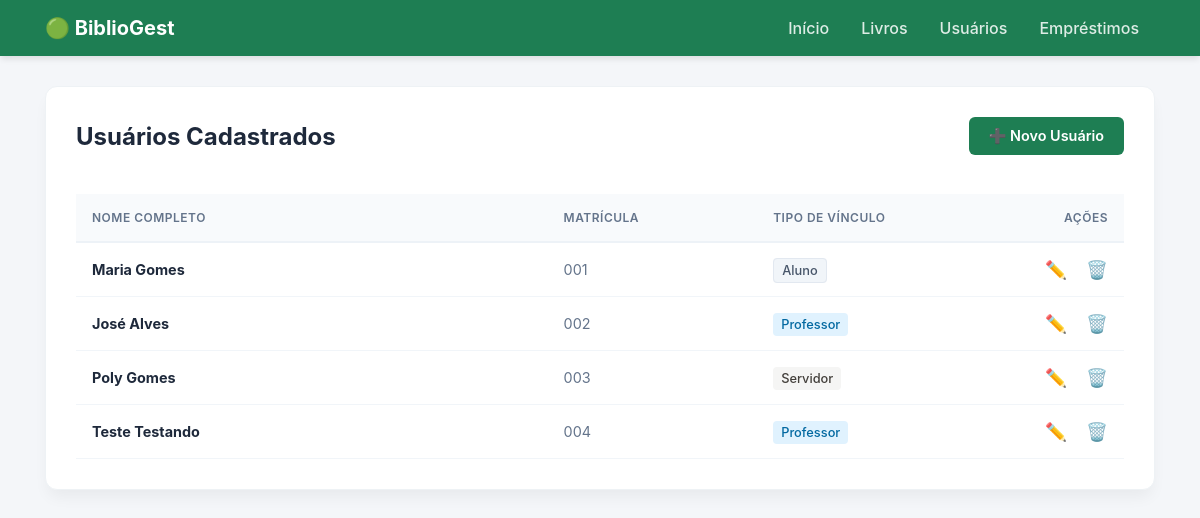
Screenshot of /usuarios/ with the database file from the repository.
### core/models.py (models this page shows, shortened)
class PerfilUsuario(models.Model):
    TIPO_CHOICES = [
        ('ALUNO', 'Aluno'),
        ('PROFESSOR', 'Professor'),
        ('SERVIDOR', 'Servidor'),
    ]
    user = models.OneToOneField(User, on_delete=models.CASCADE, related_name='perfil')
    matricula = models.CharField(max_length=20, unique=True)
    tipo = models.CharField(max_length=15, choices=TIPO_CHOICES, default='ALUNO')

### core/views.py (the view)
# urls.py: path('usuarios/', lista_usuarios, name='lista_usuarios'),
def lista_usuarios(request):
    usuarios_do_banco = PerfilUsuario.objects.all()
    return render(request, 'core/lista_usuarios.html', {'usuarios': usuarios_do_banco})

### core/templates/core/lista_usuarios.html
{% extends 'core/base.html' %}
{% block conteudo %}
<div class="d-flex justify-content-between align-items-center mb-4">
    <h2>Usuários Cadastrados</h2>
    <a href="{% url 'cadastrar_usuario' %}" class="btn-biblioteca">
        ➕ Novo Usuário
    </a>
</div>
<div class="table-responsive">
    <table class="custom-table">
        <thead>
            <tr>
                <th style="width: 45%;">Nome Completo</th>
                <th style="width: 20%;">Matrícula</th>
                <th style="width: 20%;">Tipo de Vínculo</th>
                <th style="width: 15%; text-align: right;">Ações</th>
            </tr>
        </thead>
        <tbody>
            {% for perfil in usuarios %}
            <tr>
                <td class="fw-bold" style="color: #1e293b;">{{ perfil.user.get_full_name }}</td>
                <td style="color: #64748b;">{{ perfil.matricula }}</td>
                <td>
                    {% if perfil.tipo == 'PROFESSOR' %}
                        <span class="badge-professor">Professor</span>
                    {% elif perfil.tipo == 'SERVIDOR' %}
                        <span class="badge-servidor">Servidor</span>
                    {% else %}
                        <span class="badge-aluno">Aluno</span>
                    {% endif %}
                </td>
                <td style="text-align: right;">
                    <a href="{% url 'editar_usuario' perfil.id %}" class="action-link action-link-edit" title="Editar Usuário">✏️</a>
                    <a href="{% url 'excluir_usuario' perfil.id %}" class="action-link action-link-delete" title="Excluir Usuário" onclick="return confirm('Tem certeza que deseja excluir este usuário?');">🗑️</a>
                </td>
            </tr>
            {% empty %}
            <tr>
                <td colspan="4" style="text-align: center; color: #94a3b8; padding: 40px 0;">Nenhum usuário cadastrado ainda.</td>
            </tr>
            {% endfor %}
        </tbody>
    </table>
</div>
{% endblock %}

### core/templates/core/base.html (style rules this page uses)
* { box-sizing: border-box; font-family: 'Inter', sans-serif; }
body { background-color: #f4f6f9; margin: 0; padding: 0; color: #334155; }
.d-flex { display: flex !important; }
.justify-content-between { justify-content: space-between !important; }
.align-items-center { align-items: center !important; }
.mb-4 { margin-bottom: 1.5rem !important; }
.fw-bold { font-weight: 700 !important; }
.btn-biblioteca { background-color: #1e7e53; color: white; border: none; padding: 10px 20px; border-radius: 6px; font-weight: 600; text-decoration: none; display: inline-flex; align-items: center; transition: background 0.2s; font-size: 0.9rem; }
h2, h3 { color: #1e293b; margin: 0; font-weight: 700; }
.table-responsive { width: 100%; overflow-x: auto; }
.custom-table { width: 100%; border-collapse: collapse; text-align: left; margin-top: 15px; }
.custom-table thead th { background-color: #f8fafc; color: #64748b; font-weight: 600; text-transform: uppercase; font-size: 0.75rem; letter-spacing: 0.5px; padding: 16px; border-bottom: 2px solid #edf2f7; }
.custom-table tbody tr { border-bottom: 1px solid #f1f5f9; transition: background 0.2s; }
.custom-table tbody td { padding: 16px; font-size: 0.9rem; color: #334155; vertical-align: middle; }
.badge-aluno { background-color: #f1f5f9; color: #475569; padding: 4px 8px; border-radius: 4px; font-size: 0.8rem; font-weight: 500; border: 1px solid #e2e8f0; }
.badge-professor { background-color: #e0f2fe; color: #0369a1; padding: 4px 8px; border-radius: 4px; font-size: 0.8rem; font-weight: 500; }
.badge-servidor { background-color: #f5f5f4; color: #44403c; padding: 4px 8px; border-radius: 4px; font-size: 0.8rem; font-weight: 500; }
.action-link { color: #475569; text-decoration: none; font-size: 1.1rem; margin-left: 15px; transition: color 0.2s; }

### rows the page displays
PerfilUsuario: user.get_full_name "Maria Gomes", matricula "001", tipo "Aluno"
PerfilUsuario: user.get_full_name "José Alves", matricula "002", tipo "Professor"
PerfilUsuario: user.get_full_name "Poly Gomes", matricula "003", tipo "Servidor"
PerfilUsuario: user.get_full_name "Teste Testando", matricula "004", tipo "Professor"
